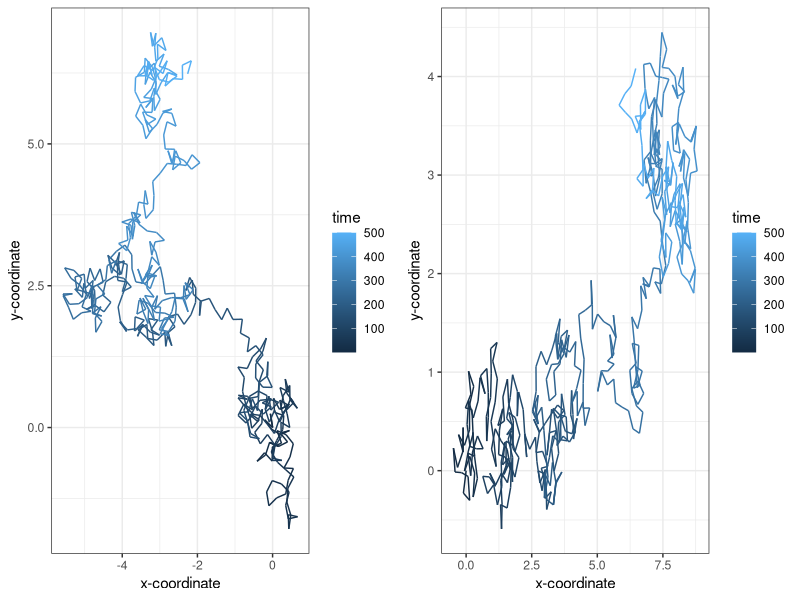

Generate this figure with R:
#install.packages("ggplot2")
#install.packages("gridExtra")

library(ggplot2)
library(gridExtra)

random_walk  <- function (n_steps, seed = NULL) {
set.seed(seed)
  df <- data.frame(x = rep(NA, n_steps), y = rep(NA, n_steps), time = 1:n_steps)
  
  df[1,] <- c(0,0,1)
  
  for (i in 2:n_steps) {
    
    h <- 0.25
    
    angle <- runif(1, min = 0, max = 2*pi)
    
    df[i,1] <- df[i-1,1] + cos(angle)*h
    
    df[i,2] <- df[i-1,2] + sin(angle)*h
    
    df[i,3] <- i
    
  }
  
  return(df)
  
}


data1 <- random_walk(500, seed = 123)
plot1 <- ggplot(aes(x = x, y = y), data = data1) +
  
  geom_path(aes(colour = time)) +
  
  theme_bw() +
  
  xlab("x-coordinate") +
  
  ylab("y-coordinate")


data2 <- random_walk(500, seed = 132)
plot2 <- ggplot(aes(x = x, y = y), data = data2) +
  
  geom_path(aes(colour = time)) +
  
  theme_bw() +
  
  xlab("x-coordinate") +
  
  ylab("y-coordinate")

grid.arrange(plot1, plot2, ncol=2)
